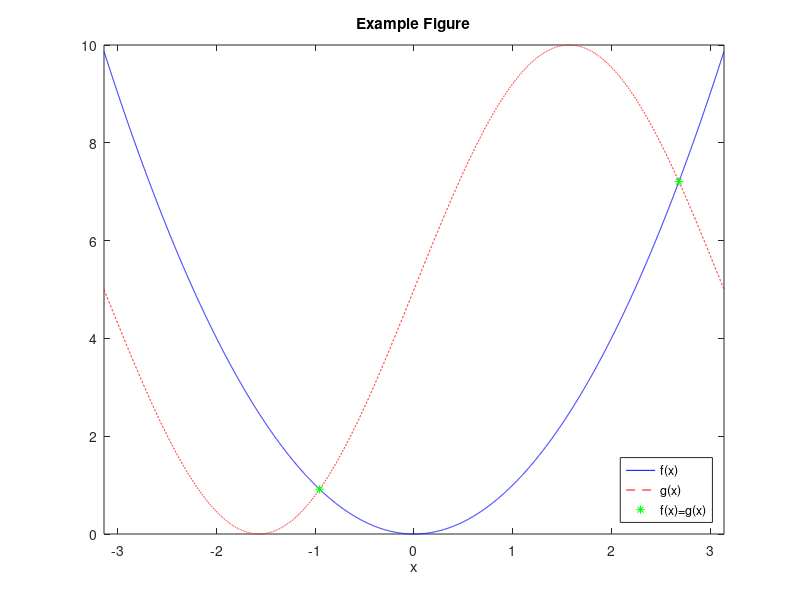
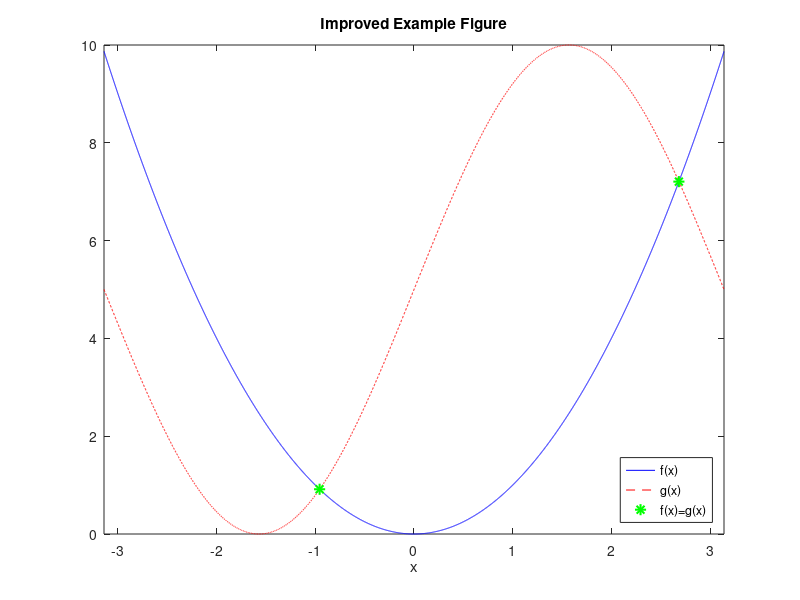

The MATLAB source for these figures, in order:
clc
clear all 

%% test Code HD 
f = @(x) x.^2;
g = @(x) 5*sin(x)+5;
dmn = -pi:0.001:pi;
xeq = dmn(abs(f(dmn) - g(dmn)) < 0.002);
figure(1);
plot(dmn,f(dmn),'b-',dmn,g(dmn),'r--',xeq,f(xeq),'g*');
xlim([-pi pi]);
legend('f(x)', 'g(x)', 'f(x)=g(x)', 'Location', 'SouthEast');
xlabel('x');
title('Example Figure');
print('example', '-dpng', '-r300'); %<-Save as PNG with 300 DPI
%<img src="example.png" height=300>

%% Taile de l'image 

% Defaults for this blog post
width = 30;     % Width in inches
height = 30;    % Height in inches
alw = 0.75;    % AxesLineWidth
fsz = 11;      % Fontsize
lw = 1.5;      % LineWidth
msz = 8;       % MarkerSize

figure(2);
pos = get(gcf, 'Position');
set(gcf, 'Position', [pos(1) pos(2) width*100, height*100]); %<- Set size
set(gca, 'FontSize', fsz, 'LineWidth', alw); %<- Set properties
plot(dmn,f(dmn),'b-',dmn, g(dmn),'r--',xeq,f(xeq),'g*','LineWidth',lw,'MarkerSize',msz); %<- Specify plot properites
xlim([-pi pi]);
legend('f(x)', 'g(x)', 'f(x)=g(x)', 'Location', 'SouthEast');
xlabel('x');
title('Improved Example Figure');
